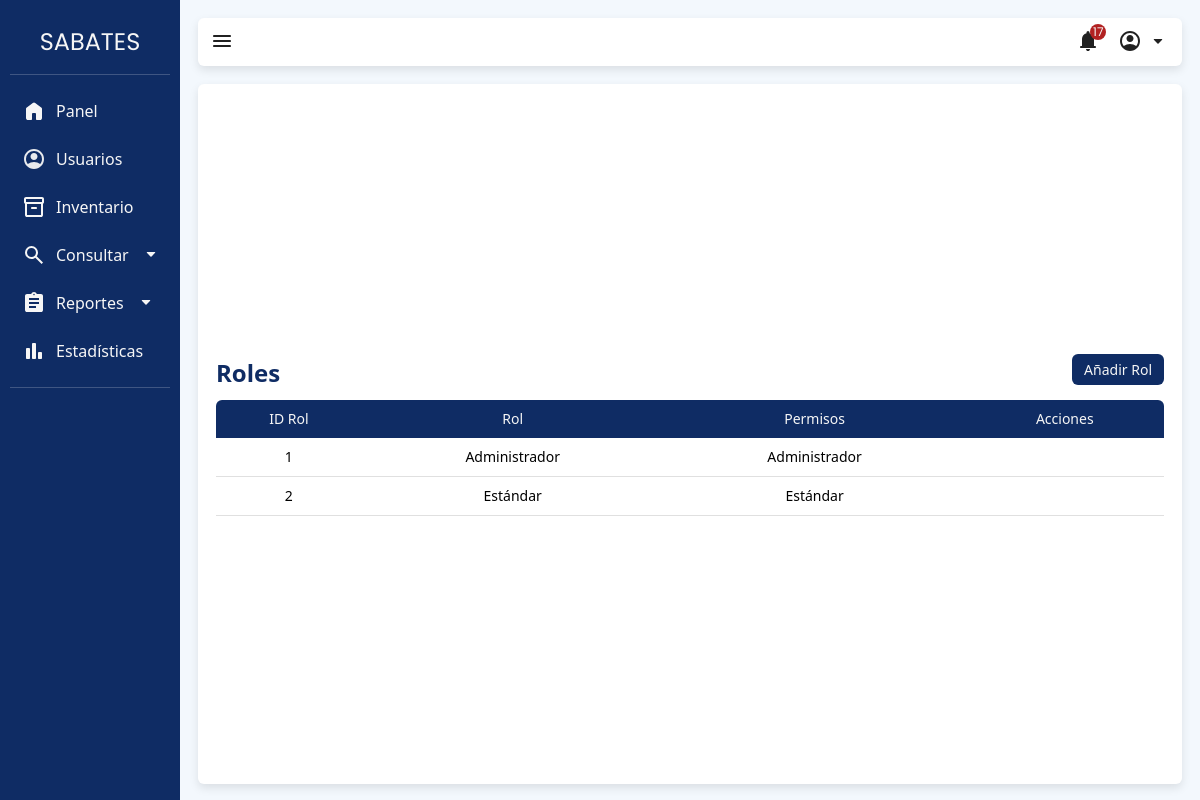
The page /index.php?view=roleTable (signed in) on the database its author committed.
### tables this page shows
CREATE TABLE `rol` (
  `id_rol` int(11) NOT NULL,
  `rol` varchar(30) NOT NULL
);

### app/models/DB.php (called while the page is built, shortened)
<?php
class DataBase {
    protected static $instance;
    public static function getInstance() {
        if (!isset(self::$instance)) {
            try {
                $dsn = DB_MANAGER . ":host=" . DB_HOST . ";dbname=" . DB_NAME;
                self::$instance = new PDO($dsn, DB_USER, DB_PASS);
                self::$instance->setAttribute(PDO::ATTR_ERRMODE, PDO::ERRMODE_EXCEPTION);
            } catch (PDOException $e) {
                throw new Exception('Error al conectarse al servidor de BD', 0);
            }
        }
        return self::$instance;
    }
}

### app/models/roleModel.php (called while the page is built)
<?php
include_once("app\models\DB.php");
class roleModel
{
    private $db;
    public function __construct()
    {
        $this->db = DataBase::getInstance();
    }
    public function readAll()
    {
        try {
            $sql = "SELECT * FROM rol";
            $stmt = $this->db->query($sql);
            return $stmt->fetchAll(PDO::FETCH_ASSOC);
        } catch (PDOException $e) {
            echo "Error: " . $e->getMessage();
        }
    }
}

### app/views/content/roleTable-view.php (the view, shortened to what this page needs)
<?php
require_once('app/models/roleModel.php');
$roleModel = new roleModel();
$role = $roleModel->readAll();
?>
<div class="view-box">
    <div class="table-heading">
        <h3 class="h3">Roles</h3>
        <button class="table-button open-modal" data-modal="roleModal" data-fetch="false">Añadir Rol </button>
    </div>
    <table class="table">
        <thead class="table-head">
            <tr>
                <th scope="col">ID Rol</th>
                <th scope="col">Rol</th>
                <th scope="col">Permisos</th>
                <th scope="col">Acciones</th>
            </tr>
        </thead>
        <tbody id="table-body" class="table-body">
            <?php foreach ($role as $key => $item) { ?>
                <tr class="table-row">
                    <td><?php echo $item["id_rol"] ?></td>
                    <td><?php echo $item["rol"] ?></td>
                    <td><?php echo $item["rol"] ?></td>
                    <td><i></i></td>
                </tr>
            <?php } ?>
        </tbody>
    </table>
</div>

### app/views/css/style.css (style rules this page uses)
:root { --color-primario: #0f2c64; --color-primario-transparente: rgba(var(--color-primario), 0.5); --color-primario-hover: #233d78; --color-background: #f3f8fd; --color-white-hover: #e0e0e0; --color-secundario: #088395; --color-acento: #37b7c3; --color-claro: #f6f6f6; --color-gris: #808080; --color-texto: #212121; --transition-standart: all 0.2s ease; --spacing-medium: 1.125rem; --spacing-small: 0.375rem; --border-radius: 0.375rem; }
body { font-family: 'Segoe UI', Tahoma, Geneva, Verdana, sans-serif; }
.view-box { display: flex; justify-content: center; align-items: center; flex-direction: column; width: 100%; height: calc(100% - 46px - var(--spacing-medium)); background-color: #ffffff; border-radius: var(--border-radius); box-shadow: 0px 4px 10px rgba(0, 0, 0, 0.1); padding: var(--spacing-medium); }
.h3 { color: var(--color-primario); font-weight: 700; font-family: 'Segoe UI', Tahoma, Geneva, Verdana, sans-serif; font-size: 1.5rem; }

### app/views/css/navbar.css (style rules this page uses)
:root { --tran-02: all 0.2s ease; }

### app/views/css/table.css (style rules this page uses)
.table-heading { display: flex; justify-content: space-between; align-items: flex-end; width: 100%; margin-bottom: 15px; min-height: 32px; }
.table { width: 100%; font-size: 14px; text-align: center; font-family: "Segoe UI", Tahoma, Geneva, Verdana, sans-serif; text-wrap: nowrap; }
.table-head { background-color: var(--color-primario); color: var(--color-claro); }
.table-head th:first-child { border-top-left-radius: var(--border-radius); }
.table-head th:last-child { border-top-right-radius: var(--border-radius); min-width: 70px; }
.table th { padding: 12px 6px; }
.table-body td { padding: 12px 6px; }
.table-row { border-bottom: solid 1px var(--color-white-hover); }
.table td:last-child { padding: 0; }
.table-button { font-family: "Segoe UI", Tahoma, Geneva, Verdana, sans-serif; background-color: var(--color-primario); color: var(--color-claro); border-radius: var(--border-radius); cursor: pointer; font-size: 14px; border: 0; padding: 6px 12px; }

### app/views/css/switch.css (style rules this page uses)
:root { --switch-parameter: 21px; }

### app/views/css/multi-step-form.css (style rules this page uses)
:root { --form-size: 450px; --bullet-size: 32px; }

### rows shown on the page
rol: id_rol "1", rol "Administrador"
rol: id_rol "2", rol "Estándar"
